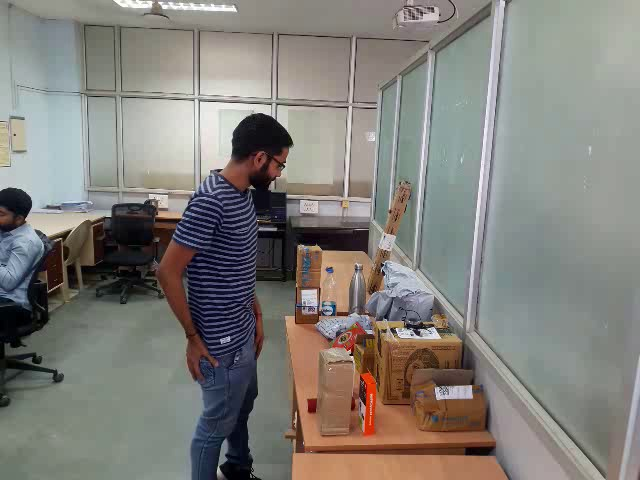
#> input picture dataset/images/raw_videos/shoplifting-1_frame_0001.jpg, 640 x 480 px
$ python -i preprocessor.py   (imports and definitions only)
#> lines starting #> are read from the running program, lines starting #| are printed output that depends on the picture
#> further down, picture is the input picture: shape (480, 640, 3); mean B, G, R 121.9, 127.1, 129.8
"""
Vigilant Eye - Frame Preprocessor
====================================
Handles frame resizing, normalization, and color conversion for YOLOv8.
"""

import cv2
import numpy as np
import logging

logger = logging.getLogger(__name__)


class FramePreprocessor:
    """Preprocess video frames before AI detection."""

    def __init__(self, target_size=(640, 640), normalize=False, denoise=False):
        self.target_size = target_size
        self.normalize = normalize
        self.denoise = denoise

    # [31 lines left out: functions preprocess, resize, not called in this run]

    def bgr_to_rgb(self, frame):
        """Convert BGR (OpenCV) to RGB."""
        return cv2.cvtColor(frame, cv2.COLOR_BGR2RGB)

    def normalize_frame(self, frame):
        """Normalize pixel values to [0, 1]."""
        return frame.astype(np.float32) / 255.0

    # [6 lines left out: function apply_denoise, not called in this run]

    def enhance_contrast(self, frame):
        """Apply CLAHE for contrast enhancement in low-light conditions."""
        lab = cv2.cvtColor(frame, cv2.COLOR_BGR2LAB)
#> lab: shape (480, 640, 3); mean of channels 0, 1, 2 134.7, 128.7, 131.4
        l, a, b = cv2.split(lab)
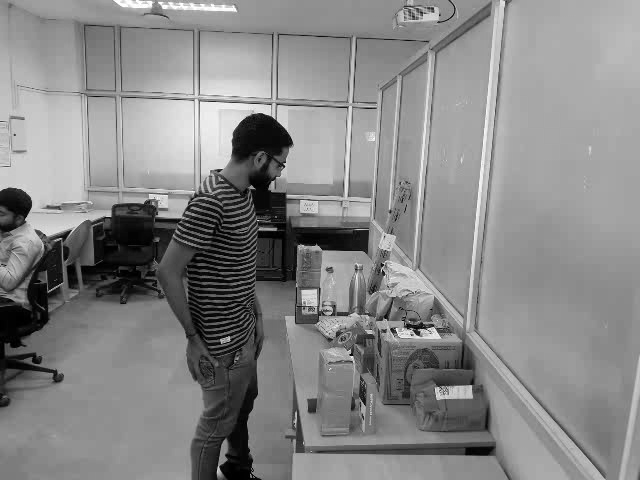
#> l: shape (480, 640); min 0, max 255, mean 134.7
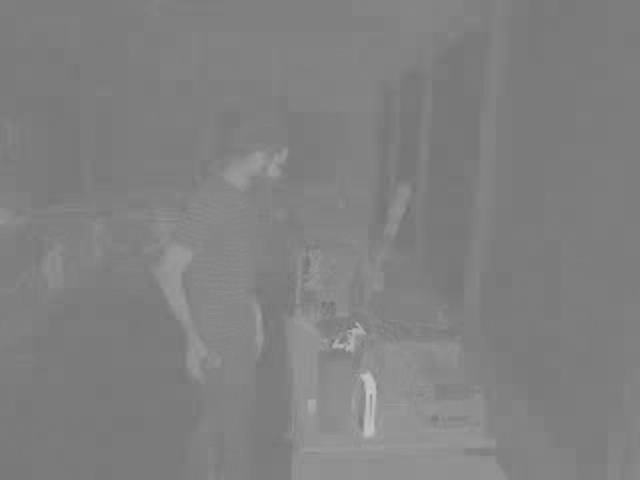
#> a: shape (480, 640); min 112, max 197, mean 128.7
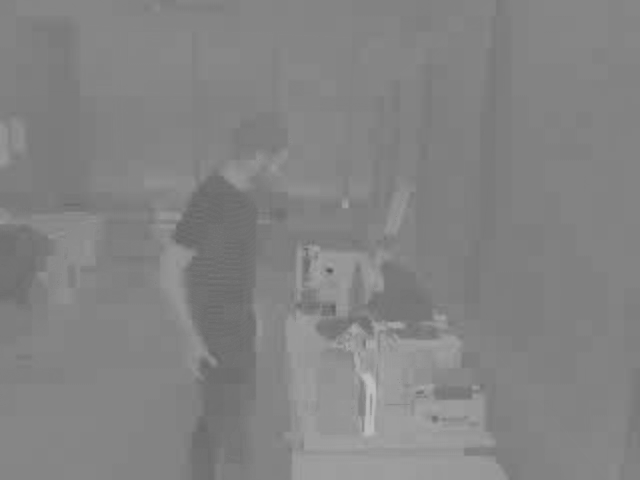
#> b: shape (480, 640); min 83, max 192, mean 131.4
        clahe = cv2.createCLAHE(clipLimit=2.0, tileGridSize=(8, 8))
        l = clahe.apply(l)
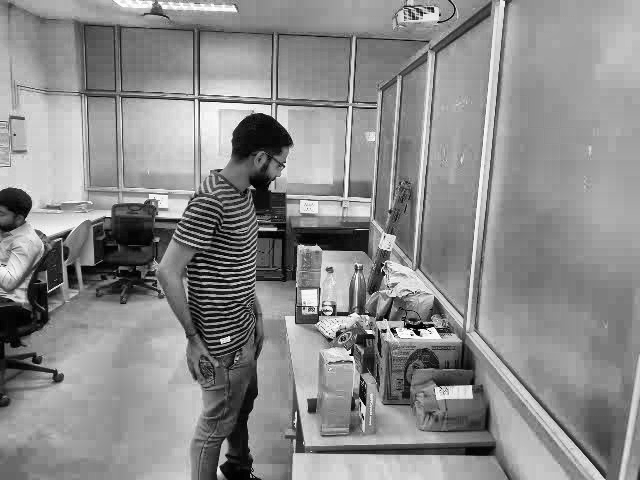
#> l: shape (480, 640); min 0, max 255, mean 138.9
        enhanced = cv2.merge([l, a, b])
#> enhanced: shape (480, 640, 3); mean of channels 0, 1, 2 138.9, 128.7, 131.4
        return cv2.cvtColor(enhanced, cv2.COLOR_LAB2BGR)
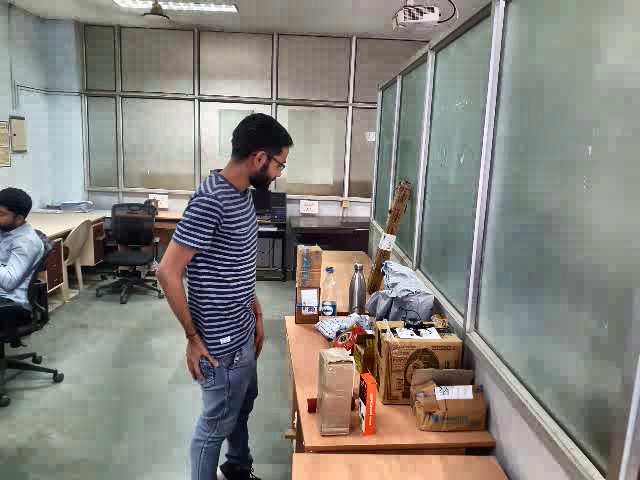
#> returned value: shape (480, 640, 3); mean B, G, R 126.2, 131.5, 134.5

    # [25 lines left out: functions draw_bounding_box, draw_alert_overlay, not called in this run]

>>> import cv2
>>> picture = cv2.imread('../dataset/images/raw_videos/shoplifting-1_frame_0001.jpg')
>>> result = FramePreprocessor().enhance_contrast(picture)
